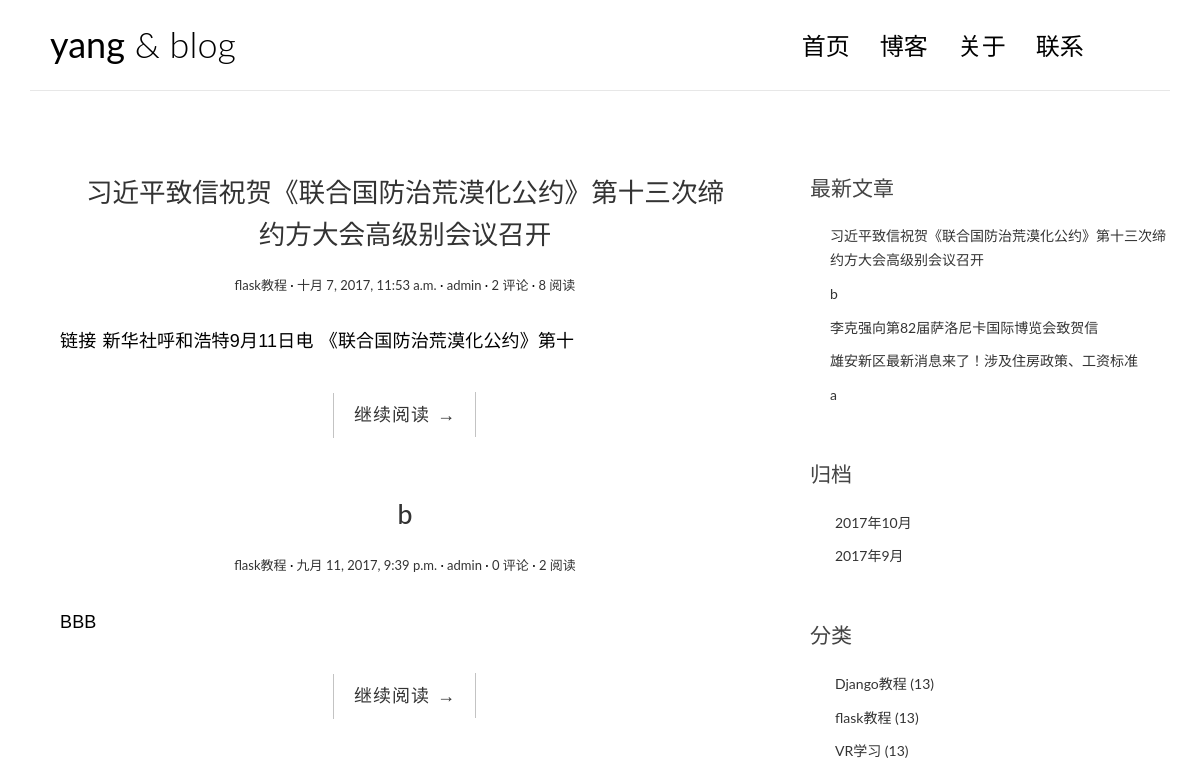
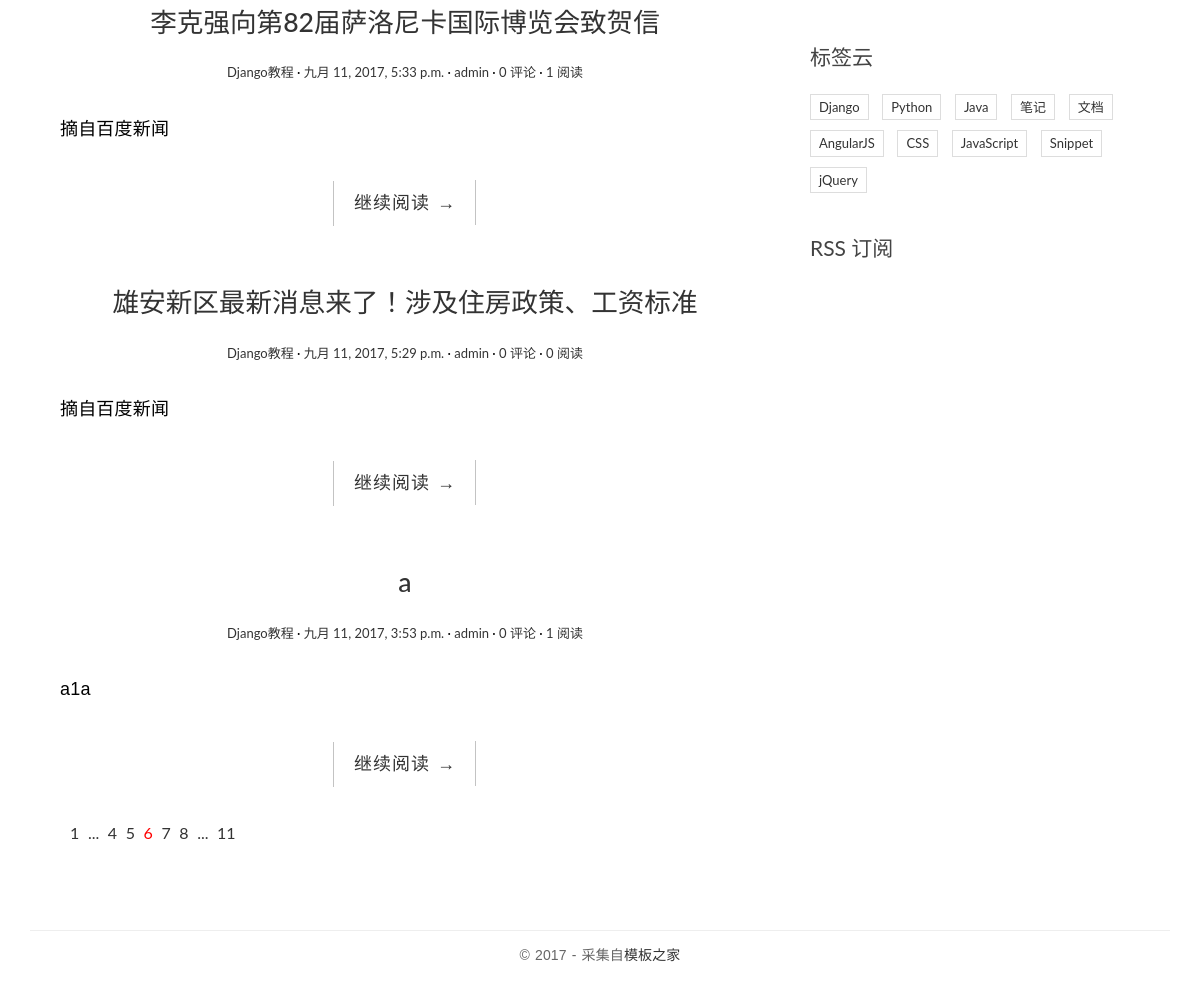
The page / on the database its author committed (2 pictures, top to bottom).
### blog/models.py (models this page shows, shortened)
class Post(models.Model):
    title = models.CharField(max_length=64)
    body = models.TextField()
    created_time = models.DateTimeField()
    modified_time = models.DateTimeField()
    excerpt = models.CharField(max_length=256, blank=True)
    category = models.ForeignKey(Category)
    tags = models.ManyToManyField(Tag, blank=True)
    author = models.ForeignKey(User)
    views = models.PositiveIntegerField(default=0)
    class Meta:
        ordering = ['-created_time','-modified_time']
    def get_absolute_url(self):
        return reverse('blog:detail', kwargs={'pk': self.pk})

class Category(models.Model):
    name = models.CharField(max_length=64)

### blog/views.py (the view)
# urls.py: url(r'^$', views.IndexView.as_view(),name='index'),
class IndexView(ListView):
    model = Post    # model指定模型类名
    template_name = 'blog/index.html'   # 指定视图渲染的模板
    context_object_name = 'post_list' # 这个name不能瞎取，必须和模板中的值一样

### blog/templatetags/blog_tags.py (called while the page is built)
@register.simple_tag
def get_recent_post(num=5):
    return Post.objects.all()[:num]

@register.simple_tag
def archives():
    return Post.objects.dates('created_time', 'month', order='DESC')

@register.simple_tag
def get_categories():
    return Category.objects.all()

### templates/blog/index.html (shortened to what this page needs)
{% extends 'base.html' %}
{% load staticfiles %}
{% block main %}
    {% for post in post_list %}
    <article class="post post-{{ post.pk }}">
        <header class="entry-header">
            <h1 class="entry-title">
                <a href={{post.get_absolute_url}}>{{ post.title }}</a>
            </h1>
            <div class="entry-meta">
                <span class="post-category"><a href= {{post.get_absolute_url}}>{{ post.category.name }}</a></span>
                <span class="post-date"><a href="#"><time class="entry-date" datetime="{{ post.created_time }}">{{ post.created_time }}</time></a></span>
                <span class="post-author"><a href="#">{{ post.author }}</a></span>
                <span class="comments-link"><a href="#">{{post.comment_set.count}} 评论</a></span>
                <span class="views-count"><a href="#">{{post.views}} 阅读</a></span>
            </div>
        </header>
        <div class="entry-content clearfix">
            <p>{{ post.excerpt }}</p>
            <div class="read-more cl-effect-14">
                <a href={{post.get_absolute_url}} class="more-link">继续阅读 <span class="meta-nav">→</span></a>
            </div>
        </div>
    </article>
    {% empty %}
    <div class="no-post">暂时还没有发布的文章！</div>
    {% endfor %}
    <div class="pagination">
        <ul>
            <li><a href="">1</a></li>
            <li><a href="">...</a></li>
            <li><a href="">4</a></li>
            <li><a href="">5</a></li>
            <li class="current"><a href="">6</a></li>
            <li><a href="">7</a></li>
            <li><a href="">8</a></li>
            <li><a href="">...</a></li>
            <li><a href="">11</a></li>
        </ul>
    </div>
{% endblock %}

### templates/base.html (shortened to what this page needs)
{% load staticfiles %}
{% load blog_tags %}
<!DOCTYPE html>
<html lang="en">
<head>
    <link rel="stylesheet" href="http://code.ionicframework.com/ionicons/2.0.1/css/ionicons.min.css">
    <link rel="stylesheet" href="{% static 'blog/css/bootstrap.min.css' %}">
    <link rel="stylesheet" href="{% static 'blog/css/pace.css' %}">
    <link rel="stylesheet" href="{% static 'blog/css/custom.css' %}">
    <link rel="stylesheet" href="{% static 'blog/css/highlights/github.css' %}">
</head>
<body>
    <div class="container">
        <header id="site-header">
            <div class="row">
                <div class="col-md-4 col-sm-5 col-xs-8">
                    <div class="logo">
                        <h1><a href="{% url 'blog:index' %}"><b>yang</b> &amp; blog</a></h1>
                    </div>
                </div>
                <div class="col-md-8 col-sm-7 col-xs-4">
                    <nav class="main-nav" role="navigation">
                        <div class="collapse navbar-collapse" id="bsexample-navbar-collapse-1">
                            <ul class="nav navbar-nav navbar-right">
                                <li class="cl-effect-11"><a href="{% url 'blog:index' %}" data-hover="首页">首页</a></li>
                                <li class="cl-effect-11"><a href="fullwidth.html" data-hover="博客">博客</a></li>
                                <li class="cl-effect-11"><a href="about.html" data-hover="关于">关于</a></li>
                                <li class="cl-effect-11"><a href="contact.html" data-hover="联系">联系</a></li>
                            </ul>
                        </div>
                    </nav>
                </div>
            </div>
        </header>
    </div>
    <div class="content-body">
        <div class="container">
            <div class="row">
                <main class="col-md-8">
                    {% block main %}
                    {% endblock %}
                </main>
                <aside class="col-md-4">
                    <div class="widget widget-recent-posts">
                        <h3 class="widget-title">最新文章</h3>
                        {% get_recent_post as recent_post_list %}
                        <ul>
                            {% for post in recent_post_list %}
                            <li>
                                <a href="{{ post.get_absolute_url }}">{{ post.title }}</a>
                            </li>
                            {% empty %}
                            没有文章发布
                            {% endfor %}
                        </ul>
                    </div>
                    <div class="widget widget-archives">
                        <h3 class="widget-title">归档</h3>
                        {% archives as archives_list %}
                        <ul>
                            {% for date in archives_list %}
                            <li>
                                <a href="{% url 'blog:archives' date.year date.month %}">{{ date.year }}年{{date.month}}月</a>
                            </li>
                            {% empty %}
                            暂无归档
                            {% endfor %}
                        </ul>
                    </div>
                    <div class="widget widget-category">
                        <h3 class="widget-title">分类</h3>
                        {% get_categories as categories_list %}
                        <ul>
                            {% for category in categories_list %}
                            <li>
                                <a href="{% url 'blog:category' category.pk  %}">{{category.name}} <span class="post-count">(13)</span></a>
                            </li>
                            {% empty %}
                            暂无分类
                            {% endfor %}
                        </ul>
                    </div>
                    <div class="widget widget-tag-cloud">
                        <h3 class="widget-title">标签云</h3>
                        <ul>
                            <li>
                                <a href="#">Django</a>
                            </li>
                            <li>
                                <a href="#">Python</a>
                            </li>
                            <li>
                                <a href="#">Java</a>
                            </li>
                            <li>
                                <a href="#">笔记</a>
                            </li>
                            <li>
                                <a href="#">文档</a>
                            </li>
                            <li>
                                <a href="#">AngularJS</a>
                            </li>
                            <li>
                                <a href="#">CSS</a>
                            </li>
                            <li>
                                <a href="#">JavaScript</a>
                            </li>
                            <li>
                                <a href="#">Snippet</a>
                            </li>
                            <li>
                                <a href="#">jQuery</a>
                            </li>
                        </ul>
                    </div>
                    <div class="rss">
                        <a href="">RSS 订阅</a>
                    </div>
                </aside>
            </div>
        </div>
    </div>
    <footer id="site-footer">
        <div class="container">
            <div class="row">
                <div class="col-md-12">
                    <p class="copyright">&copy 2017 - 采集自<a href="http://www.cssmoban.com/" target="_blank" title="模板之家">模板之家</a></p>
                </div>
            </div>
        </div>
    </footer>
</body>
</html>

### blog/static/blog/css/custom.css (style rules this page uses)
* { outline: none; }
h1, h2, h3, h4, h5, h6 { margin-top: 0; }
b { font-weight: 400; }
a { color: #333; }
body { color: #444; font-family: 'Lato', sans-serif; }
p { font-family: 'Ubuntu', sans-serif; font-weight: 400; word-spacing: 1px; letter-spacing: 0.01em; }
#site-header { background-color: #FFF; padding: 25px 20px; margin-bottom: 40px; border-bottom: 1px solid #e7e7e7; }
.logo h1 a { color: #000; }
.logo h1 { margin: 0; font-family: 'Lato', sans-serif; font-weight: 300; }
.main-nav { margin-top: 11px; max-width: 95%; }
.main-nav a { color: #000000 !important; padding: 0 0 5px 0 !important; margin-right: 30px; font-family: 'Lato', sans-serif; font-weight: 300; font-size: 24px; }
.cl-effect-11 a { padding: 10px 0; color: #0972b4; text-shadow: none; }
.cl-effect-11 a::before { position: absolute; top: 0; left: 0; overflow: hidden; padding: 0 0 5px 0 !important; max-width: 0; border-bottom: 1px solid #000; color: #000; content: attr(data-hover); white-space: nowrap; -webkit-transition: max-width 0.5s; -moz-transition: max-width 0.5s; transition: max-width 0.5s; }
.content-body { padding-bottom: 4em; }
.post { background: #fff; padding: 30px 30px 0; }
.entry-title { text-align: center; font-size: 1.9em; margin-bottom: 20px; line-height: 1.6; padding: 10px 20px 0; }
.entry-meta { text-align: center; color: #DDDDDD; font-size: 13px; margin-bottom: 30px; }
.entry-content { font-size: 18px; line-height: 1.9; font-weight: 300; color: #000; }
.post-category::after, .post-date::after, .post-author::after, .comments-link::after { content: ' ·'; color: #000; }
.read-more { font-family: 'Ubuntu', sans-serif; font-weight: 400; word-spacing: 1px; letter-spacing: 0.01em; text-align: center; margin-top: 20px; }
.cl-effect-14 a { padding: 0 20px; height: 45px; line-height: 45px; position: relative; display: inline-block; margin: 15px 25px; letter-spacing: 1px; font-weight: 400; text-shadow: 0 0 1px rgba(255, 255, 255, 0.3); }
.cl-effect-14 a::before, .cl-effect-14 a::after { position: absolute; width: 45px; height: 1px; background: #C3C3C3; content: ''; -webkit-transition: all 0.3s; -moz-transition: all 0.3s; transition: all 0.3s; pointer-events: none; }
.cl-effect-14 a::before { top: 0; left: 0; -webkit-transform: rotate(90deg); -moz-transform: rotate(90deg); transform: rotate(90deg); -webkit-transform-origin: 0 0; -moz-transform-origin: 0 0; transform-origin: 0 0; }
.cl-effect-14 a::after { right: 0; bottom: 0; -webkit-transform: rotate(90deg); -moz-transform: rotate(90deg); transform: rotate(90deg); -webkit-transform-origin: 100% 0; -moz-transform-origin: 100% 0; transform-origin: 100% 0; }
.widget { background: #fff; padding: 30px 0 0; }
.widget-title { font-size: 1.5em; margin-bottom: 20px; line-height: 1.6; padding: 10px 0 0; font-weight: 400; }
.widget-recent-posts ul { padding: 0; margin: 0; padding-left: 20px; }
.widget-recent-posts ul li { list-style-type: none; position: relative; line-height: 170%; margin-bottom: 10px; }
.widget-recent-posts ul li::before { content: '\f3d3'; font-family: "Ionicons"; position: absolute; left: -17px; top: 3px; font-size: 16px; color: #000; }
.widget-archives ul { padding: 0; margin: 0; padding-left: 25px; }
.widget-archives ul li { list-style-type: none; position: relative; line-height: 170%; margin-bottom: 10px; }
.widget-archives ul li::before { content: '\f3f3'; font-family: "Ionicons"; position: absolute; left: -25px; top: 1px; font-size: 16px; color: #000; }
.widget-category ul { padding: 0; margin: 0; padding-left: 25px; }
.widget-category ul li { list-style-type: none; position: relative; line-height: 170%; margin-bottom: 10px; }
.widget-category ul li::before { content: '\f3fe'; font-family: "Ionicons"; position: absolute; left: -25px; top: 1px; font-size: 18px; color: #000; }
.widget-tag-cloud ul { padding: 0; margin: 0; margin-right: -10px; }
.widget-tag-cloud ul li { list-style-type: none; font-size: 13px; display: inline-block; margin-right: 10px; margin-bottom: 10px; padding: 3px 8px; border: 1px solid #ddd; }
.rss { font-size: 21px; margin-top: 30px; }
.rss a { color: #444; }
#site-footer { padding-top: 10px; padding: 0 0 1.5em 0; }
.copyright { text-align: center; padding-top: 1em; margin: 0; border-top: 1px solid #eee; color: #666; }
.pagination ul { list-style: none; }
.pagination ul li { display: inline-block; font-size: 16px; margin-right: 5px; }
.current a { color: red; }

### rows shown on the page
Post: title "习近平致信祝贺《联合国防治荒漠化公约》第十三次缔约方大会高级别会议召开", category.name "flask教程", created_time "十月 7, 2017, 11:53 a.m.", author "admin", comment_set.count "2", views "8", excerpt "链接 新华社呼和浩特9月11日电 《联合国防治荒漠化公约》第十"
Post: title "b", category.name "flask教程", created_time "九月 11, 2017, 9:39 p.m.", author "admin", comment_set.count "0", views "2", excerpt "BBB"
Post: title "李克强向第82届萨洛尼卡国际博览会致贺信", category.name "Django教程", created_time "九月 11, 2017, 5:33 p.m.", author "admin", comment_set.count "0", views "1", excerpt "摘自百度新闻"
Post: title "雄安新区最新消息来了！涉及住房政策、工资标准", category.name "Django教程", created_time "九月 11, 2017, 5:29 p.m.", author "admin", comment_set.count "0", views "0", excerpt "摘自百度新闻"
Post: title "a", category.name "Django教程", created_time "九月 11, 2017, 3:53 p.m.", author "admin", comment_set.count "0", views "1", excerpt "a1a"
Category: name "Django教程"
Category: name "flask教程"
Category: name "VR学习"

### other values the page prints
{{ date.year }} "2017" "2017"
{{ date.month }} "10" "9"
